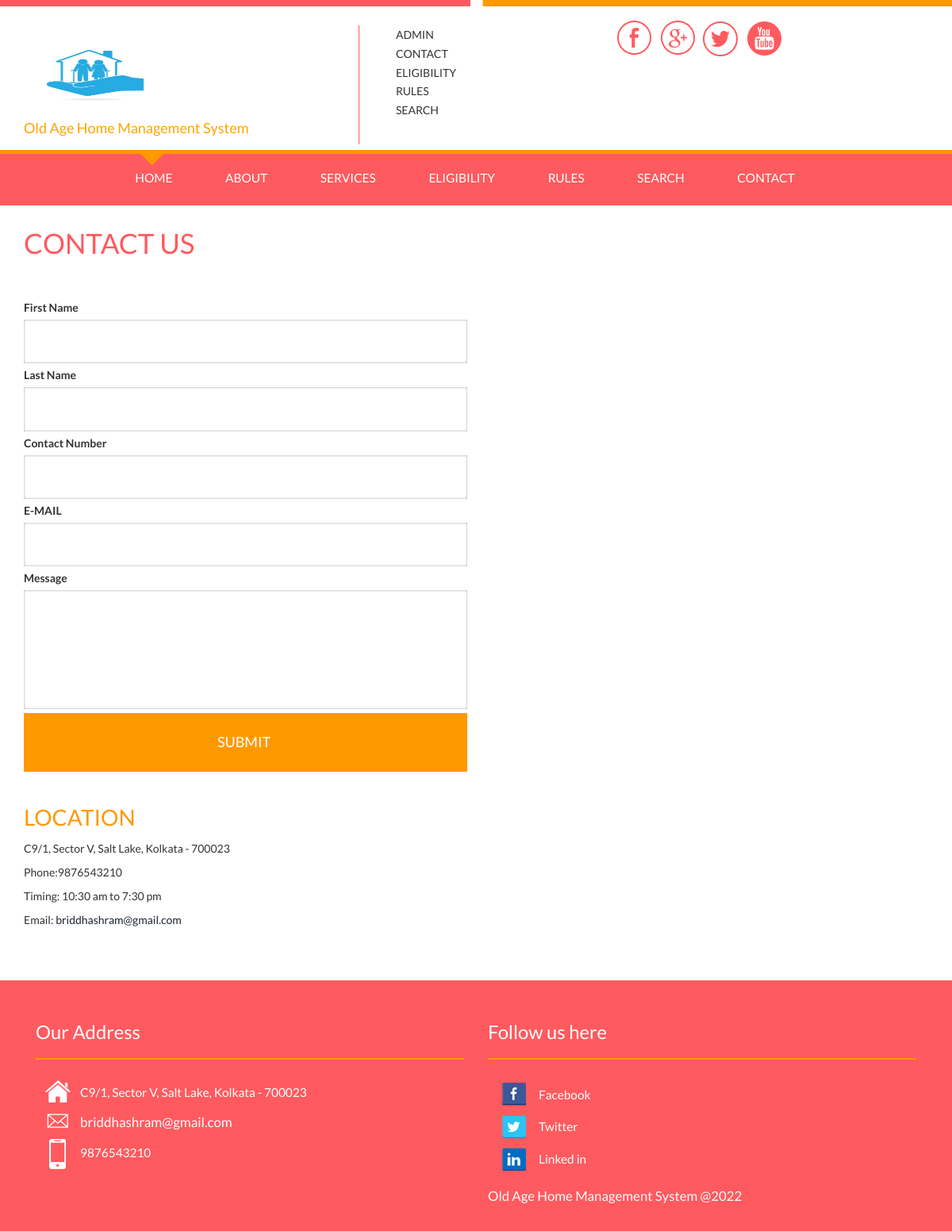
The page /contact.php on the database its author committed.
### tables this page shows
CREATE TABLE `tblpage` (
  `ID` int(10) NOT NULL,
  `PageType` varchar(200) DEFAULT NULL,
  `PageTitle` mediumtext DEFAULT NULL,
  `PageDescription` mediumtext DEFAULT NULL,
  `Email` varchar(200) DEFAULT NULL,
  `MobileNumber` bigint(10) DEFAULT NULL,
  `UpdationDate` date DEFAULT NULL,
  `Timing` varchar(200) NOT NULL
);

### contact.php (the view, shortened to what this page needs)
<?php
include('includes/config.php');
  ?>
<!DOCTYPE HTML>
<html>
<head>
<link href="css/bootstrap.css" rel='stylesheet' type='text/css' />
<link href="css/style.css" rel='stylesheet' type='text/css' />
</head>
<body>
	<?php include_once('includes/header.php');?>
	</div>
		    <div class="contact_desc">
		        <div class="container">
		        	<h2>Contact Us</h2>
			         <div class="contact-form">
				  	   <form method="post" class="left_form">
					    	<div>
						    	<span><label>First Name</label></span>
						    	<span><input required="true" name="fname" type="text" class="textbox"></span>
						    </div>
						    <div>
						    	<span><label>Last Name</label></span>
						    	<span><input required="true" name="lname" type="text" class="textbox"></span>
						    </div>
						    <div>
						    	<span><label>Contact Number</label></span>
						    	<span><input required="true" name="phone" pattern="[0-9]+" maxlength="10" type="text" class="textbox"></span>
						    </div>
						    <div>
						    	<span><label>E-MAIL</label></span>
						    	<span><input required="" name="email" type="text" class="textbox"></span>
						    </div>
					        <div>
						    	<span><label>Message</label></span>
						    	<span><textarea required="true" name="message"> </textarea></span>
						    </div>
						   <div>
						   		<input type="submit" value="Submit " name="submit" />
						  </div>
					    </form>
					    <div class="clearfix"></div>
				  </div>
				 <div class="content_bottompart">
				 	<div class="company_address">
				 		 <?php
$ret=mysqli_query($con,"select * from tblpage where PageType='contactus' ");
while ($row=mysqli_fetch_array($ret)) {
?>
				     	<h3>Location</h3>
						    	<p><?php  echo $row['PageDescription'];?></p>
				   		<p>Phone:<?php  echo $row['MobileNumber'];?></p>
				   		<p>Timing: <?php  echo $row['Timing'];?></p>
				 	 	<p>Email: <span><a href="mailto:example@email.com"><?php  echo $row['Email'];?></a></span></p><?php } ?>
				     </div>
				      <div class="clearfix"></div>
	                </div>
	             </div>
	          </div>
	<?php include_once('includes/footer.php');?>
</body>
</html>

### includes/footer.php (shortened to what this page needs)
<div class= "footer">
         <div class="container">
            <div class="col-md-6 footer-grid footer-grid1">
                    <div class="Office Address">
                        <h4>Our Address</h4>
                       <ul class="bottom-icons">
                        <?php
$ret=mysqli_query($con,"select * from tblpage where PageType='contactus' ");
while ($row=mysqli_fetch_array($ret)) {
?>
                            <li><a class="home" href="#"><span> </span></a><?php  echo $row['PageDescription'];?></li>
                            <li><a class="mail" href="mailto:info@example.com"><span> </span><?php  echo $row['Email'];?></a></li>
                            <li><a class="mbl" href="#"><span> </span></a><?php  echo $row['MobileNumber'];?></li>
                            <div class="clearfix"> </div><?php } ?>
                        </ul>
                     </div>
                </div>
                <div class="col-md-6 footer-grid footer-grid3">
                    <div class=" Follow us here">
                    <h4> Follow us here</h4>
                        <ul class="bottom-icons two">
                            <li><a class="fbook" href="#"><span> </span></a>Facebook</li>
                            <li><a class="twt" href="#"><span> </span></a>Twitter</li>
                            <li><a class="iin" href="#"><span> </span></a>Linked in</li>
                        </ul>
                    </div>
                    <div class="copy-center">
                            <p>Old Age Home Management System @2022</p>
                        </div>
                    </div>
                    <div class="clearfix"> </div>
                </div>
            </div>

### css/style.css (style rules this page uses)
body { background: #fff; font-family: 'Lato', sans-serif; }
.contact_desc { padding: 2em 0 3em 0; }
.content_bottompart { padding: 1em 0; }
.contact-form input[type="text"], .contact-form textarea { width: 100%; border: none; outline: none; background: #fff; padding: 17px 18px; font-weight: 400; font-size: 15px; text-transform: uppercase; color: #7e7e7e; margin: 0px 0 5px 0; box-shadow: inset 0px 0px 3px #999; -webkit-box-shadow: inset 0px 0px 3px #999; -moz-box-shadow: inset 0px 0px 3px #999; -o-box-shadow: inset 0px 0px 3px #999; }
form.left_form { float: left; width: 49%; }
.contact-form textarea { height:150px; resize:none; margin:0; }
.contact-form input[type="submit"] { border: none; outline: none; padding: 21px 25px; color: #fff; background: #ff9900; text-transform: uppercase; font-weight: 400; font-size: 18px; border: double #ff9900; display:block; width:100%; }
.company_address { float: left; width: 30%; }
.footer { background: #ff5a5f; padding: 2em 0; }
.footer p { color:#FDFBF9; font-size:1.2em; text-decoration: none; font-weight:400; margin: 0; line-height: 1.9em; }
.footer-grid h4 { color: #fff; font-size: 1.7em; text-decoration: none; font-weight: 400; margin: 1em 0; border-bottom: 2px solid #ff9901; padding: 0px 0 20px 0; }
.contact_desc h2,.contact_desc h3 { color: #ff5a5f; font-size: 2.5em; margin: 0em 1em 1.5em 0em; font-weight: 400; text-transform: uppercase; }
.contact_desc h3 { color: #ff9900; margin: 1em 1em 0.5em 0em; font-size: 2em; }
ul.bottom-icons,ul.bottom-icons.two { padding: 0; }
ul.bottom-icons li,ul.bottom-icons.two li { display: block; margin-left:0px; list-style: none; }
ul.bottom-icons.two li a span { width:32px; height:32px; display: inline-block; background: url('../images/footer.png') no-repeat; vertical-align: middle; -webkit-transition: all 0.3s ease; -moz-transition: all 0.3s ease; -o-transition: all 0.3s ease; transition: all 0.3s ease; margin: 0 16px; }
ul.bottom-icons li a span { width:32px; height:38px; display: inline-block; background: url('../images/icons.png') no-repeat; vertical-align: middle; -webkit-transition: all 0.3s ease; -moz-transition: all 0.3s ease; -o-transition: all 0.3s ease; transition: all 0.3s ease; margin: 0 12px; }
ul.bottom-icons li a.home span { background-position: 0px -119px; }
ul.bottom-icons li a.mail span { background-position: 0px -179px; }
ul.bottom-icons li a.mbl span { background-position: 0px -219px; }
ul.bottom-icons.two li a.fbook span { background-position: -0px -0px; }
ul.bottom-icons.two li a.twt span { background-position: -0px -32px; }
ul.bottom-icons.two li a.iin span { background-position: -0px -64px; }
.bottom-icons li a,.bottom-icons.two li a,.bottom-icons li,.bottom-icons.two li { font-weight: 400; font-size: 1.1em; text-decoration: none; color: #fff; transition: 0.5s all; -webkit-transition: 0.5s all; -moz-transition: 0.5s all; -o-transition: 0.5s all; }
.bottom-icons.two li a { line-height: 2.4em; }

### rows shown on the page
tblpage: PageDescription "C9/1, Sector V, Salt Lake, Kolkata - 700023", MobileNumber "9876543210", Timing "10:30 am to 7:30 pm", Email "briddhashram@gmail.com"
